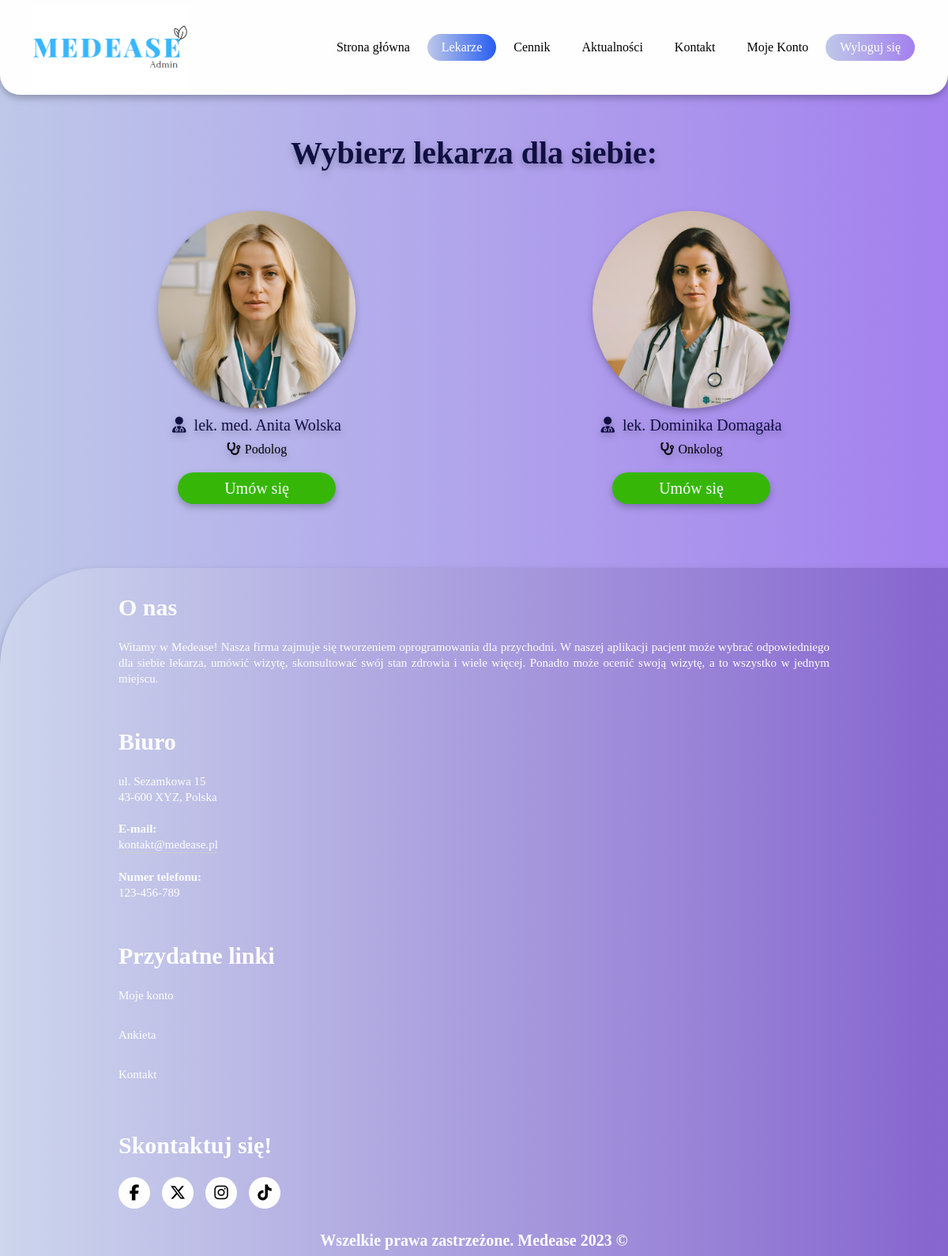
The page /userSite/lekarze.php (signed in) on the database its author committed.
### tables this page shows
CREATE TABLE `doctors` (
  `id` int(11) NOT NULL AUTO_INCREMENT,
  `id_lekarza` int(11) NOT NULL,
  `tytul` varchar(255) NOT NULL,
  `imienazwisko` varchar(255) NOT NULL,
  `profesja` varchar(255) NOT NULL,
  `obrazek` varchar(255) NOT NULL,
  PRIMARY KEY (`id`)
);

### userSite/lekarze.php (the view, shortened to what this page needs)
<?php
require '../Logowanie/config.php';
if (!empty($_SESSION["id"])) {
    $id = $_SESSION["id"];
    $result = mysqli_query($conn, "SELECT * FROM users WHERE id =$id");
    $row = mysqli_fetch_assoc($result);
    $userType = $row["role"];
}
?>
<!DOCTYPE html>
<html lang="en">
<head>
    <link rel="stylesheet" href="/style.css">
</head>
<body>
    <header>
        <div class="logo">
            <?php
            if ($userType === 'user') {
                echo '<a href="/indexLogged.php"> <img src="/images/medease.png"></a>';
            } elseif ($userType === 'doctor') {
                echo '<a href="/indexLogged.php"> <img src="/images/medease_doctor.png"></a>';
            } elseif ($userType === 'admin') {
                echo '<a href="/indexLogged.php"> <img src="/images/medease_admin.png"></a>';
            } else {
                echo '<a href="/indexLogged.php"> <img src="/images/medease.png"></a>';
            }
            ?>
        </div>
        <nav>
            <ul>
                <li>
                    <a href="/indexLogged.php">Strona główna</a>
                </li>
                <li>
                    <a href="lekarze.php" class="active2">Lekarze</a>
                </li>
                <li>
                    <a href="cennik.php">Cennik</a>
                </li>
                <li>
                    <a href="blog.php">Aktualności</a>
                </li>
                <li>
                    <a href="contact.php">Kontakt</a>
                </li>
                <?php
                if ($userType === 'user') {
                    echo '<li><a href="/userSite/myAccount.php">Moje konto</a></li>';
                } elseif ($userType === 'doctor') {
                    echo '<li><a href="/doctorSite/doctorFirstSite.php">Moje konto</a></li>';
                } elseif ($userType === 'admin') {
                    echo '<li><a href="/adminSite/adminAccount.php">Moje Konto</a></li>';
                }
                ?>
                <li>
                    <a href="/Logowanie/logout.php" class="active">Wyloguj się</a>
                </li>
            </ul>
        </nav>
    </header>
    <p class="lekarz-wybierz">Wybierz lekarza dla siebie:</p>
    <div class="lekarze-wybor">
        <?php
        require '../Logowanie/config.php';
        $sql = "SELECT * FROM doctors";
        $result = $conn->query($sql);
        if ($result->num_rows > 0) {
            while ($row = $result->fetch_assoc()) {
                echo '<div class="lekarz-logo">';
                echo '<img src="/adminSite/uploads/' . $row["obrazek"] . '" alt="">';
                echo '<p class="lekarz-med"> <i class="fa-solid fa-user-doctor"></i> ' . $row["tytul"] . ' ' . $row["imienazwisko"] . ' </p>';
                echo '<p class="profesja"> <i class="fa-solid fa-stethoscope"></i>' . $row["profesja"] . '</p>';
                echo '<form method="GET" action="../userSite/doctorVisit.php">';
                echo '<button class="lekarz-btn" type="submit">Umów się</button>';
                echo '</form>';
                echo '</div>';
            }
        } else {
            echo "Brak danych do wyświetlenia.";
        }
        ?>
    </div>
    <div class="dostosuj-wysokosc"></div>
    <footer>
        <div class="foo">
            <div class="col-1">
                <h1>O nas</h1>
                <p class="footer-text">Witamy w Medease! Nasza firma zajmuje się tworzeniem oprogramowania dla przychodni. W naszej aplikacji pacjent może wybrać odpowiedniego dla siebie lekarza, umówić wizytę, skonsultować
                    swój stan zdrowia i wiele więcej. Ponadto może ocenić swoją wizytę, a to wszystko w jednym miejscu.</p>
            </div>
            <div class="col-1">
                <h1>Biuro</h1>
                <p class="footer-text">ul. Sezamkowa 15</p>
                <p>43-600 XYZ, Polska</p>
                <p class="email-id"><b>E-mail:</b> <br> kontakt@medease.pl</p>
                <p><b>Numer telefonu: </b> <br> 123-456-789</p>
            </div>
            <div class="col-1">
                <h1>Przydatne linki</h1>
                <ul>
                    <li><a href="/userSite/myAccount.php">Moje konto</a></li>
                    <li><a href="/userSite/analizeForm.php">Ankieta</a></li>
                    <li><a href="/userSite/contact.php">Kontakt</a></li>
                </ul>
            </div>
            <div class="col-1">
                <h1>Skontaktuj się!</h1>
                <div class="sociale">
                    <a href="https://www.facebook.com/">
                        <div class="circle"><i class="fa-brands fa-facebook-f"></i></div>
                    </a>
                    <a href="https://twitter.com/">
                        <div class="circle"><i class="fa-brands fa-x-twitter"></i></div>
                    </a>
                    <a href="https://instagram.com/">
                        <div class="circle"><i class="fa-brands fa-instagram"></i></div>
                    </a>
                    <a href="https://tiktok.com/">
                        <div class="circle"><i class="fa-brands fa-tiktok"></i></div>
                    </a>
                </div>
            </div>
        </div>
        <p class="copyright"> Wszelkie prawa zastrzeżone. Medease 2023 ©</p>
    </footer>
</body>
</html>

### style.css (style rules this page uses)
* { padding: 0; margin: 0; box-sizing: border-box; font-family: 'Poppins'; list-style: none; text-decoration: none; }
body { background: linear-gradient(to right, #BEC8E9, #a380ee); filter: drop-shadow(0px 4px 4px rgba(0, 0, 0, 0.25)); }
img { width: 100%; }
header { width: 100%; height: 120px; background: #fefefe; display: flex; align-items: center; justify-content: space-between; padding: 0 40px; border-radius: 0 0 25px 25px; margin: 0 auto; }
.logo { width: 200px; margin-top: 8px; }
nav ul { display: flex; }
nav ul li a { color: black; display: block; margin: 0 2px; font-weight: 0; padding: 8px 18px; transition: 0.2s; border-radius: 30px; }
nav ul li a.active { background: linear-gradient(to right, #BEC8E9, #a380ee); color: white; }
nav ul li a.active2 { background: linear-gradient(to right, #BEC8E9, #265df2); color: white; }
footer { width: 100%; position: absolute; bottom: 0; background: linear-gradient(to right, #cdd6ed, #8665cf); color: #fefefe; padding: 10px 0; border-top-left-radius: 125px; font-size: 15px; line-height: 20px; }
.foo { width: 80%; margin: auto; display: flex; flex-wrap: wrap; align-items: flex-start; justify-content: space-between; }
.col-1 { flex-basis: 25%; padding: 30px; }
.email-id { width: fit-content; border-bottom: 1px solid #ccc; margin: 20px 0; }
.col-1 ul li { margin-top: 30px; list-style: none; margin-bottom: 10px; }
.col-1 ul li a { text-decoration: none; color: #fefefe; }
.sociale { margin-top: 30px; display: flex; align-items: center; }
.sociale .circle { font-size: 20px; color: #000; background: #fefefe; width: 40px; height: 40px; border-radius: 50%; text-align: center; line-height: 40px; margin-right: 15px; cursor: pointer; }
.copyright { font-size: 20px; text-align: center; font-weight: 700; }
.footer-text { margin-top: 30px; text-align: justify; }
.lekarze-wybor { height: 900px; display: flex; flex-wrap: wrap; justify-content: center; align-items: flex-start; }
.lekarz-wybierz { text-align: center; margin-top: 50px; font-size: 40px; font-weight: 600; color: #100F42; }
.lekarz-logo { margin: 50px 150px; display: flex; flex-direction: column; align-items: center; text-align: center; }
.lekarz-logo img { width: 250px; height: 250px; object-fit: cover; border-radius: 50%; }
.lekarz-btn { width: 200px; height: 40px; margin-top: 20px; color: #fefefe; font-size: 20px; border: none; border-radius: 20px; background-color: #36b707; cursor: pointer; }
.lekarz-med { font-size: 20px; color: #100F42; margin-top: 10px; }
.lekarz-med i { margin-right: 5px; }
.profesja { margin-top: 10px; }
.profesja i { margin-right: 5px; }
@media (max-width: 1500px) { footer { bottom: unset; } }
@media (max-width: 1500px) { .col-1 { flex-basis: 100%; } }
@media (max-width: 1500px) { .lekarze-wybor { height: auto; } }

### rows shown on the page
doctors: obrazek (picture), tytul "lek. med.", imienazwisko "Anita Wolska", profesja "Podolog"
doctors: obrazek (picture), tytul "lek.", imienazwisko "Dominika Domagała", profesja "Onkolog"
